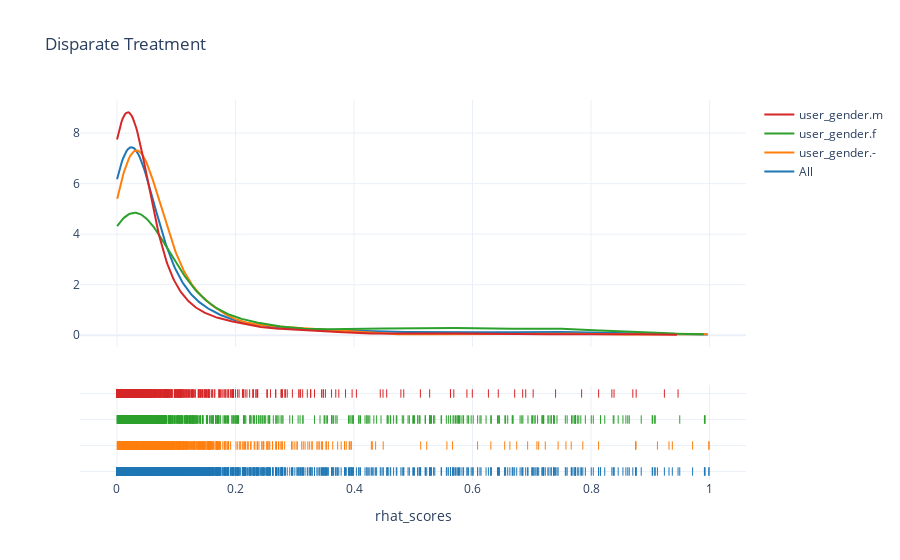

The code cell stored with this chart in its notebook:
### Code cell
def plot_dist_fairness_treatment(df, metric, first_recscore_column, title=""):
    score = "rhat_scores"

    data = []
    group_labels = []
    i = 0

    group_labels.append("All")
    data.append(list(df[first_recscore_column]))

    for group, rows in df.groupby(metric):
        data.append(list(rows[first_recscore_column]))
        group_labels.append(metric + "." + str(group))
    #     data.append(
    #         go.Histogram(
    #             name=metric + "." + str(group),
    #             x=list(rows[first_recscore_column]),
    #             marginal="box"
    #             #cumulative_enabled=True
    #         )
    #     )  # px.colors.sequential.Purp [i for i in range(len(rows))]

    #     i += 1
    # fig = go.Figure(data=data)
    # fig.update_layout(barmode='stack')

    fig = ff.create_distplot(data, group_labels, show_hist=False, bin_size=.05)

    # Change the bar mode
    fig.update_layout(
        template=TEMPLATE,
        xaxis_title=score,
        title=title,
    )

    return fig

plot_dist_fairness_treatment(
    df_dist_sample,
    fairness_columns,
    reclist_score_column,
    title="Disparate Treatment"
)

### Figure 1 — Plotly figure (JSON) as saved in the notebook; plotly's stock layout.template omitted (floating-point values rounded to 4 significant figures; data arrays with more than 128 entries replaced by an {"elided": "..."} marker saying what was removed)
{"data": [{"legendgroup": "All", "marker": {"color": "rgb(31, 119, 180)"}, "mode": "lines", "name": "All", "showlegend": true, "type": "scatter", "x": {"elided": "500 float values"}, "xaxis": "x", "y": {"elided": "500 float values"}, "yaxis": "y"}, {"legendgroup": "user_gender.-", "marker": {"color": "rgb(255, 127, 14)"}, "mode": "lines", "name": "user_gender.-", "showlegend": true, "type": "scatter", "x": {"elided": "500 float values"}, "xaxis": "x", "y": {"elided": "500 float values"}, "yaxis": "y"}, {"legendgroup": "user_gender.f", "marker": {"color": "rgb(44, 160, 44)"}, "mode": "lines", "name": "user_gender.f", "showlegend": true, "type": "scatter", "x": {"elided": "500 float values"}, "xaxis": "x", "y": {"elided": "500 float values"}, "yaxis": "y"}, {"legendgroup": "user_gender.m", "marker": {"color": "rgb(214, 39, 40)"}, "mode": "lines", "name": "user_gender.m", "showlegend": true, "type": "scatter", "x": {"elided": "500 float values"}, "xaxis": "x", "y": {"elided": "500 float values"}, "yaxis": "y"}, {"legendgroup": "All", "marker": {"color": "rgb(31, 119, 180)", "symbol": "line-ns-open"}, "mode": "markers", "name": "All", "showlegend": false, "type": "scatter", "x": {"elided": "3000 float values"}, "xaxis": "x", "y": {"elided": "3000 str values"}, "yaxis": "y2"}, {"legendgroup": "user_gender.-", "marker": {"color": "rgb(255, 127, 14)", "symbol": "line-ns-open"}, "mode": "markers", "name": "user_gender.-", "showlegend": false, "type": "scatter", "x": {"elided": "1000 float values"}, "xaxis": "x", "y": {"elided": "1000 str values"}, "yaxis": "y2"}, {"legendgroup": "user_gender.f", "marker": {"color": "rgb(44, 160, 44)", "symbol": "line-ns-open"}, "mode": "markers", "name": "user_gender.f", "showlegend": false, "type": "scatter", "x": {"elided": "1000 float values"}, "xaxis": "x", "y": {"elided": "1000 str values"}, "yaxis": "y2"}, {"legendgroup": "user_gender.m", "marker": {"color": "rgb(214, 39, 40)", "symbol": "line-ns-open"}, "mode": "markers", "name": "user_gender.m", "showlegend": false, "type": "scatter", "x": {"elided": "1000 float values"}, "xaxis": "x", "y": {"elided": "1000 str values"}, "yaxis": "y2"}], "layout": {"barmode": "overlay", "hovermode": "closest", "legend": {"traceorder": "reversed"}, "title": {"text": "Disparate Treatment"}, "xaxis": {"anchor": "y2", "domain": [0, 1], "title": {"text": "rhat_scores"}, "zeroline": false}, "yaxis": {"anchor": "free", "domain": [0.35, 1], "position": 0}, "yaxis2": {"anchor": "x", "domain": [0, 0.25], "dtick": 1, "showticklabels": false}}}
